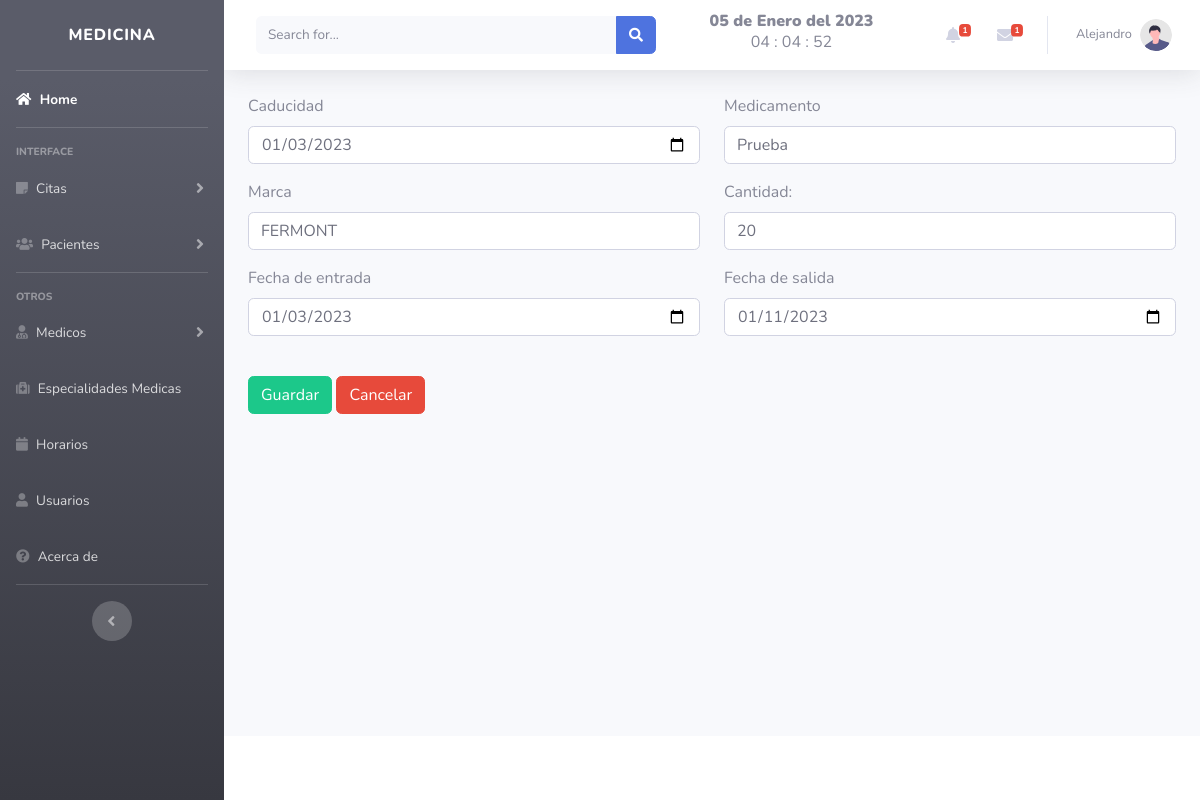
The page /includes/editar_medicamento.php?id=2 (signed in) on the database its author committed.
### tables this page shows
CREATE TABLE `medicamentos` (
  `id` int(11) NOT NULL,
  `caducidad` date NOT NULL,
  `medicamento` varchar(50) NOT NULL,
  `marca` varchar(50) NOT NULL,
  `cantidad` int(11) NOT NULL,
  `entrada` date NOT NULL,
  `salida` date NOT NULL
);

### includes/editar_medicamento.php (the view, shortened to what this page needs)
<?php include_once "header.php"; ?>
<?php
$id = $_GET['id'];
include "db.php";
$consulta = "SELECT * FROM medicamentos WHERE id= $id";
$resultado = mysqli_query($conexion, $consulta);
$fila = mysqli_fetch_assoc($resultado);
?>
<div class="container">
    <form action="functions.php" method="POST">
        <div class="row">
            <div class="col-sm-6">
                <div class="mb-3">
                    <label for="folio" class="form-label">Caducidad</label>
                    <input type="date" id="caducidad" name="caducidad" class="form-control" value="<?php echo $fila['caducidad']; ?>" required>
                </div>
            </div>
            <div class="col-sm-6">
                <div class="mb-3">
                    <label for="nombre" class="form-label">Medicamento</label>
                    <input type="text" id="medicamento" name="medicamento" class="form-control" value="<?php echo $fila['medicamento']; ?>" required>
                </div>
            </div>
        </div>
        <div class="row">
            <div class="col-sm-6">
                <div class="mb-3">
                    <label for="nombre" class="form-label">Marca</label>
                    <input type="text" id="marca" name="marca" class="form-control" value="<?php echo $fila['marca']; ?>" required>
                </div>
            </div>
            <div class="col-sm-6">
                <div class="mb-3">
                    <label for="username">Cantidad:</label><br>
                    <input type="number" name="cantidad" id="cantidad" class="form-control" value="<?php echo $fila['cantidad']; ?>">
                </div>
            </div>
        </div>
        <div class="row">
            <div class="col-sm-6">
                <div class="mb-3">
                    <label>Fecha de entrada</label>
                    <input type="date" name="entrada" id="entrada" class="form-control" value="<?php echo $fila['entrada']; ?>">
                </div>
            </div>
            <div class="col-sm-6">
                <div class="mb-3">
                    <label>Fecha de salida</label>
                    <input type="date" name="salida" id="salida" class="form-control" value="<?php echo $fila['salida']; ?>">
                </div>
            </div>
        </div>
        <br>
        <div class="mb-3">
            <input type="submit" value="Guardar" id="register" class="btn btn-success" name="registrar">
            <a href="../views/medicamentos.php" class="btn btn-danger">Cancelar</a>
        </div>
</div>
<?php include_once "footer.php"; ?>

### rows shown on the page
medicamentos: caducidad "01/03/2023", medicamento "Prueba", marca "FERMONT", cantidad "20", entrada "01/03/2023", salida "01/11/2023"

### other values the page prints
fecha() "05 de Enero del 2023"
$_SESSION['nombre'] "Alejandro"
